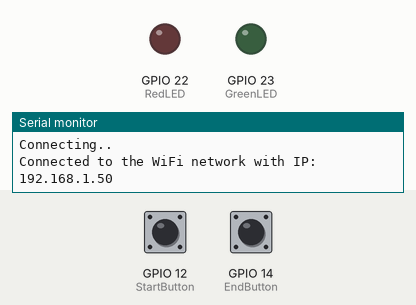
Recording of a sketch running on a simulated ESP32. Parts: output pins drawn as LEDs (lit = HIGH), the last lines printed to the serial monitor. Dashed ring = blinking. The inputs (shaded band) are chosen by the test bench; at power-on: GPIO 12 (StartButton) LOW, GPIO 14 (EndButton) LOW. WiFi joins after 1.5 s; servers stay silent unless stated; uploads are accepted with an empty reply.

Above: at 6.7 s.
6.8 s: GPIO 12 (StartButton) pulled HIGH for 3.2 s
At 8.1 s:
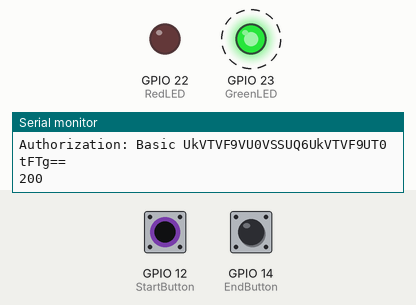
12.7 s: GPIO 14 (EndButton) pulled HIGH for 0.15 s
At 13.8 s:
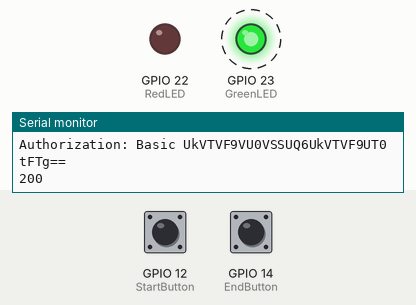
14.4 s: GPIO 14 (EndButton) pulled HIGH for 1 s
18.4 s: GPIO 14 (EndButton) pulled HIGH for 3.2 s
At 19.4 s:
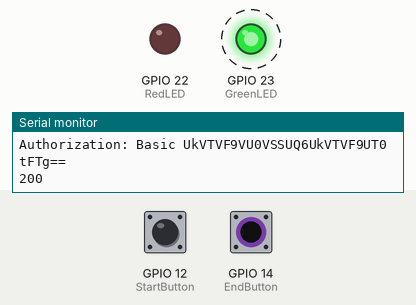
Timing chart, 0 to 24.3 s (numbered marks = the images above; inputs shaded):
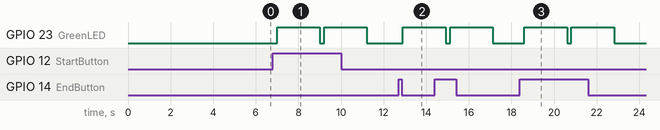

Measured:
- after the input at 6.8 s, GPIO 23 (GreenLED): alternates HIGH for 2.0 s and LOW for 0.21 s, starting after 0.21 s
- after the input at 12.7 s, GPIO 23 (GreenLED): LOW → HIGH after 0.21 s
- after the input at 18.4 s, GPIO 23 (GreenLED): alternates HIGH for 2.0 s and LOW for 0.21 s, starting after 0.21 s

The sketch:

TimeTracker.ino
```cpp
#include <WiFi.h>
#include <HTTPClient.h>
#include <string.h>
#include <base64.h>

const char* ssid = "WIFI_SSID";
const char* password = "WIFI_PASSWORD";

const String BaseURL = "https://us-central1-rest2zep.cloudfunctions.net/rest2zep/api/v1/users/";
const String UserID = "REST_USERID";
const String Token = "REST_TOKEN";

const int StartButton = 12;
const int EndButton = 14;

const int RedLED = 22;
const int GreenLED = 23;

volatile bool sending = false;

void setup() {
  Serial.begin(115200);
  delay(4000);

  pinMode(StartButton, INPUT);
  pinMode(EndButton, INPUT);

  pinMode(RedLED, OUTPUT);
  pinMode(GreenLED, OUTPUT);

  WiFi.begin(ssid, password);

  while (WiFi.status() != WL_CONNECTED) { //Check for the connection
    delay(500);
    Serial.println("Connecting..");
  }

  Serial.print("Connected to the WiFi network with IP: ");
  Serial.println(WiFi.localIP());
}

void loop() {
  if(WiFi.status() != WL_CONNECTED) {
    // If WiFi not connected, no need to check the buttons
    return;
  }

  if(sending) {
    // if a request is being sent, no need to check the buttons
    return;
  }

  if (digitalRead(StartButton) == HIGH) {
    // Start button pressed
    sendRequest("start");
  } else if (digitalRead(EndButton) == HIGH) {
    // Ende button pressed
    sendRequest("end");
  }

}


void sendRequest(const String action) {
  sending = true;

  String URL = BaseURL + UserID + (String)"/" + action;
  String base64 = base64::encode(UserID + (String)":" + Token);

  Serial.println((String)"Sending POST: " + URL);
  Serial.println((String)"Authorization: Basic " + base64);

  HTTPClient http;

  // Specify destination for HTTP request
  http.begin(URL);
  // Set POST Headers
  http.addHeader("Authorization", "Basic " + base64);
  http.addHeader("content-length", "0");

  // Send the actual POST request
  int httpResponseCode = http.POST("");

  if(httpResponseCode == 200) {
    Serial.println(httpResponseCode);
    // Show green light
    digitalWrite(GreenLED, HIGH);
  } else {
    Serial.print("Error on sending request: ");
    Serial.println(httpResponseCode);
    // Show red light
    digitalWrite(RedLED, HIGH);
  }

  http.end();

  delay(2000);

  digitalWrite(RedLED, LOW);
  digitalWrite(GreenLED, LOW);

  sending = false;
}
```
